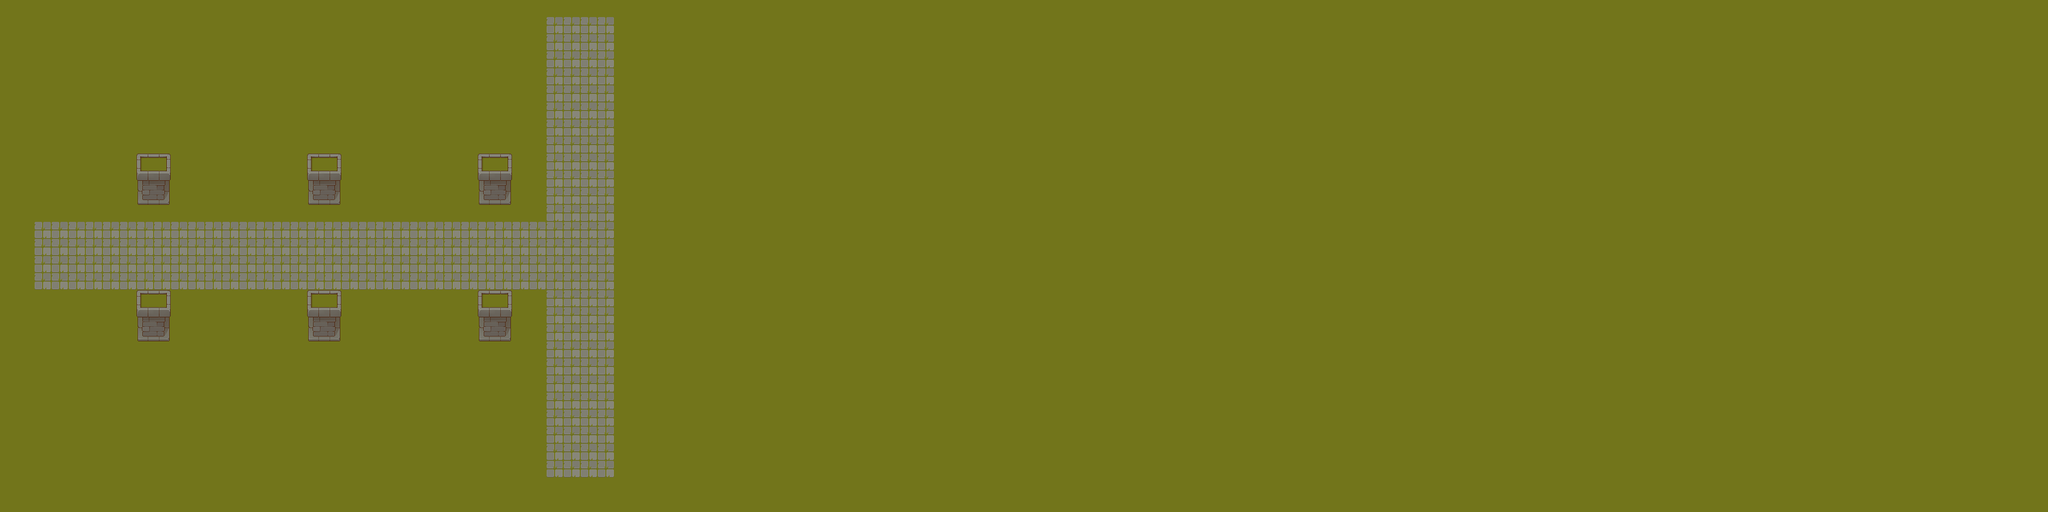

Tiled map render using the project's own tile images. Description and the map definition, with tile-layer contents summarised, below:
An orthogonal 120x30 tile map with 32x32 px tiles, 2 tile layers (Tile Layer 1, Tile Layer 2), 2 tilesets and 6 objects.

<map version="1.10" tiledversion="1.11.2" orientation="orthogonal" renderorder="right-down" width="120" height="30" tilewidth="32" tileheight="32" infinite="0" nextlayerid="6" nextobjectid="10">
 <editorsettings>
  <export target="map_2.lua" format="lua" />
 </editorsettings>
 <tileset firstgid="1" name="Grass" tilewidth="32" tileheight="32" tilecount="64" columns="8">
  <image source="Texture/TX Tileset Grass.png" width="256" height="256" />
 </tileset>
 <tileset firstgid="65" name="TX Tileset Wall" tilewidth="32" tileheight="32" tilecount="256" columns="16">
  <image source="Texture/TX Tileset Wall.png" width="512" height="512" />
 </tileset>
 <layer id="1" name="Tile Layer 1" width="120" height="30">
  <data>[3600 cells, 3600 non-empty, 2 distinct tile ids]</data>
 </layer>
 <layer id="4" name="Tile Layer 2" width="120" height="30">
  <data>[3600 cells, 36 non-empty, 6 distinct tile ids]</data>
 </layer>
 <objectgroup id="5" name="Walls">
  <object id="2" x="256" y="288" width="64" height="96" />
  <object id="3" x="256" y="544" width="64" height="96" />
  <object id="4" x="576" y="288" width="64" height="96" />
  <object id="5" x="896" y="288" width="64" height="96" />
  <object id="6" x="896" y="544" width="64" height="96" />
  <object id="9" x="576" y="576" width="64" height="64" />
 </objectgroup>
</map>
